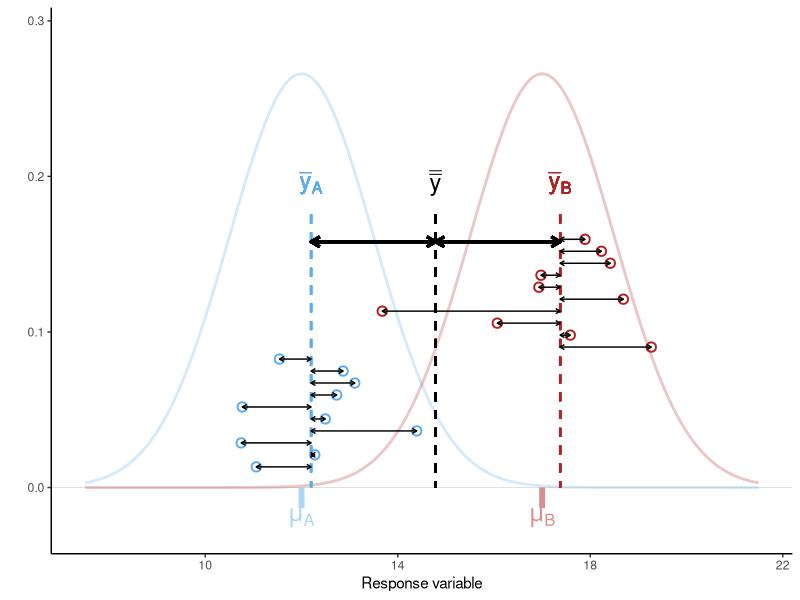
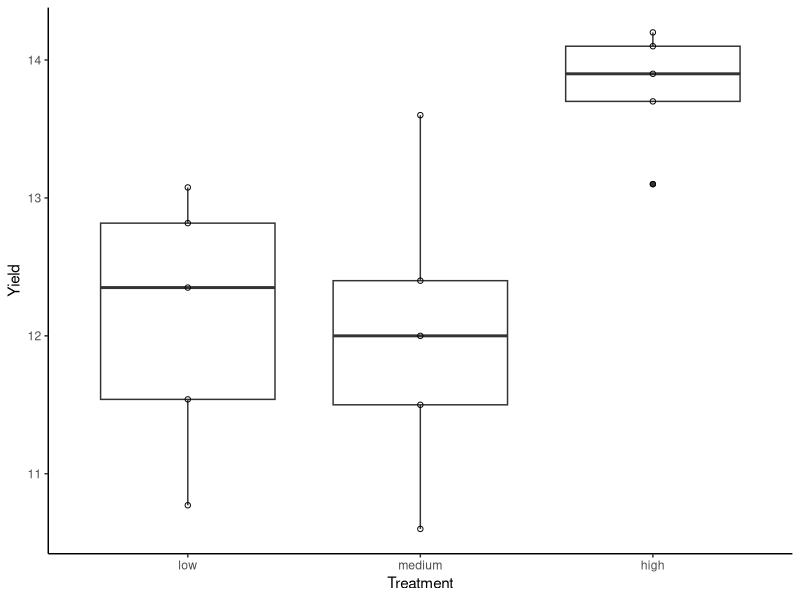
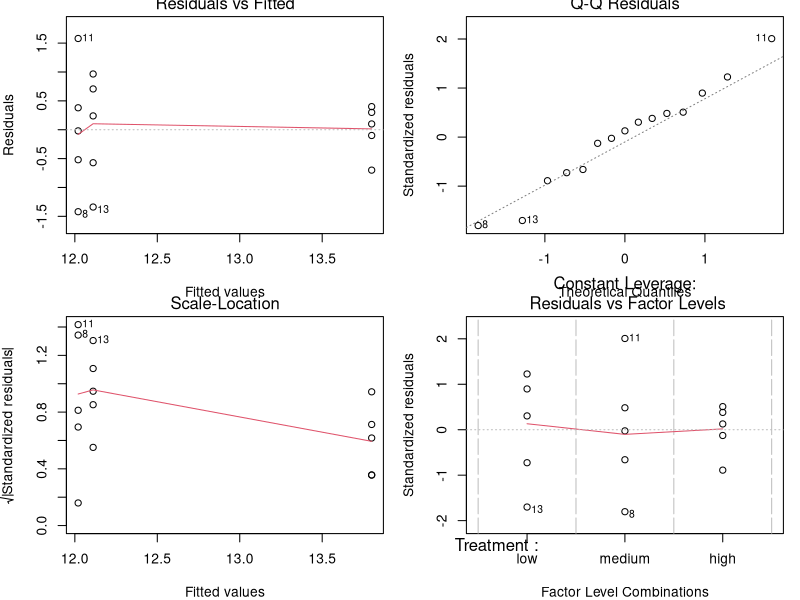
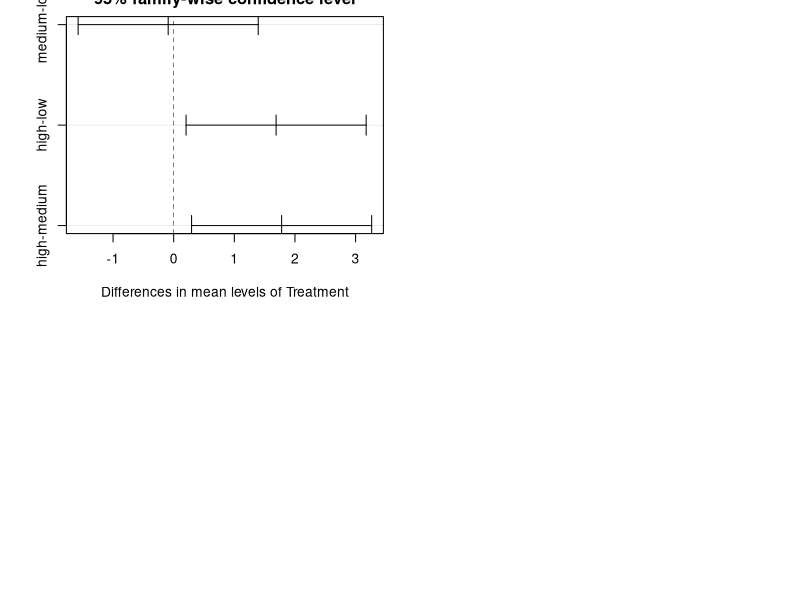
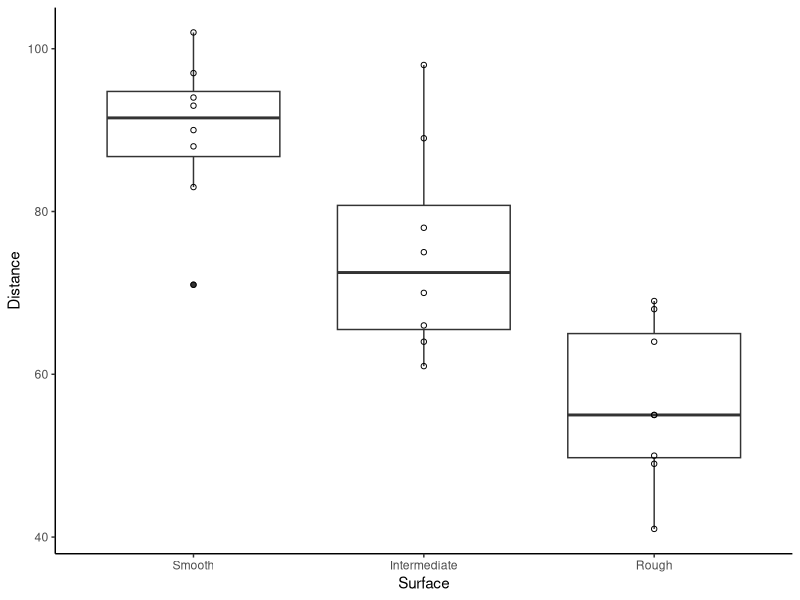
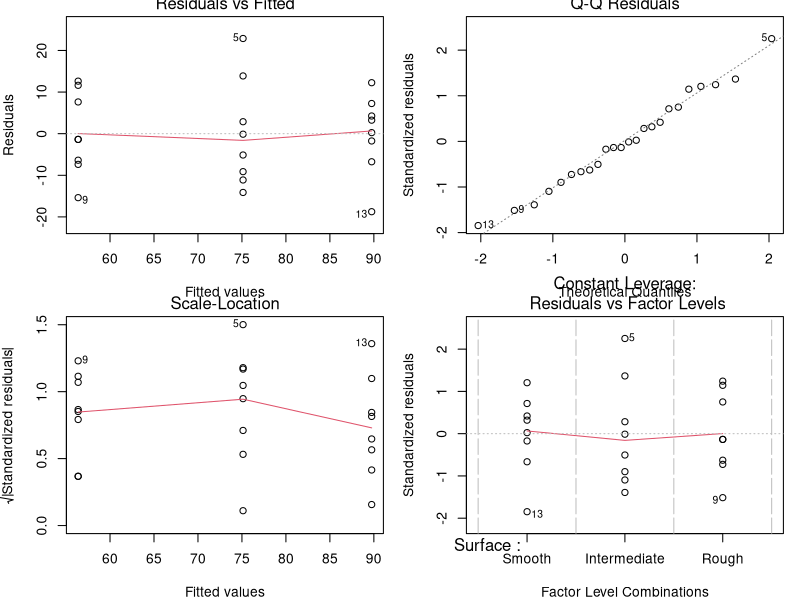
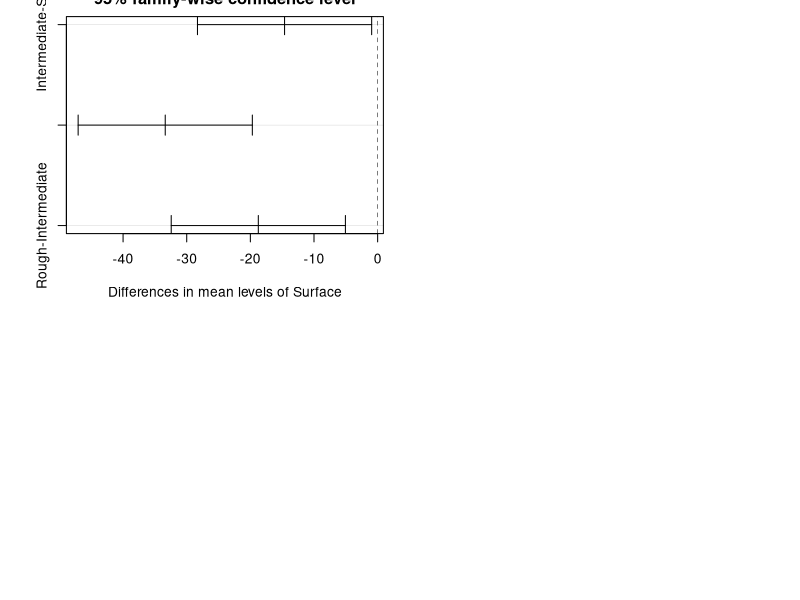
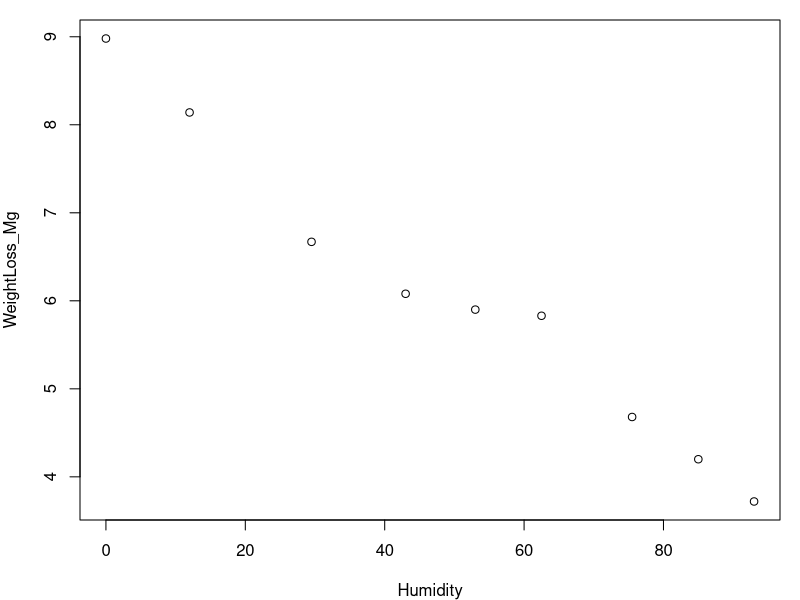

Recreate these plots in R, in order.
## ---- chunk 1
#| label: fig-ANOVA_overview
#| fig-cap: "Sources of variation (within group vs. among groups) as quantified by ANOVA. Points are observations, dashed vertical lines give sample means for A (blue), B (red), and overall (black). Thick arrows show differences between group means and the overall mean, and thin arrows show differences between observations and group means. The population means (mu[A], mu[B]) and the effect size (mu[B] - mu[A]) are unknown and must be inferred from the sample with confidence intervals."
#| fig-width: 7
#| fig-height: 5
#| message: false
#| warning: false
#| code-fold: true

library(tidyverse)
theme_set(theme_classic())
# simulate two populations A and B
sigma <- 1.5
mu_df <- data.frame(Group=c("A", "B"),
                    Lab=c("mu[A]", "mu[B]"),
                    mu=c(12, 17)) |>
  mutate(density=dnorm(mu, mu, sigma))

pop_df <- data.frame(value=seq(min(mu_df$mu) - 3*sigma, 
                               max(mu_df$mu) + 3*sigma, 
                               length.out=1e3)) |>
  mutate(A=dnorm(value, mu_df$mu[1], sigma),
         B=dnorm(value, mu_df$mu[2], sigma)) |>
  pivot_longer(2:3, names_to="Group", values_to="density")
x_lim <- xlim(min(pop_df$value), max(pop_df$value))
y_lim <- ylim(-max(pop_df$density)*0.1, max(pop_df$density)*1.1)

# simulate sampling
N <- 10
set.seed(1)
samp_df <- data.frame(Group=rep(c("A", "B"), each=N),
                      y=c(rnorm(N, mu_df$mu[1], sigma),
                          rnorm(N, mu_df$mu[2], sigma))) |>
  mutate(ypos=seq(max(mu_df$density)*0.05, max(mu_df$density)*0.6, length.out=n())) |>
  group_by(Group) |>
  mutate(y_bar=mean(y),
         y_bar_pos=mean(ypos)) |>
  ungroup() |>
  mutate(y_bar_lab=max(ypos)*1.1,
         y_bar_bar=mean(y),
         Lab=paste0("bar(y)[", Group, "]"))

# plot
ggplot(samp_df, aes(y, colour=Group)) + 
  # population in background
  geom_hline(yintercept=0, linewidth=0.2, colour="grey80") +
  geom_line(data=pop_df, aes(value, density), linewidth=1, alpha=0.25) + 
  geom_text(data=mu_df, 
            aes(x=mu, y=-density*0.05, label=Lab), 
            vjust=1, parse=T, size=6, alpha=0.5) +
  geom_segment(data=mu_df, 
               aes(x=mu, xend=mu, y=-density*0.05, yend=0), 
               linewidth=2, linetype=1, alpha=0.5) +
  # observations
  geom_point(aes(y, ypos), size=2.5, shape=1, stroke=1) +
  # group means
  geom_segment(aes(x=y_bar, xend=y_bar, yend=0, y=y_bar_lab), linewidth=0.75, linetype=2) +
  geom_text(aes(x=y_bar, y=y_bar_lab, label=Lab), nudge_y=0.02, parse=T, size=6) +
  # grand mean
  geom_segment(aes(x=y_bar_bar, xend=y_bar_bar, yend=0, y=y_bar_lab), colour="black",
               linewidth=0.75, linetype=2) +
  annotate("text", x=samp_df$y_bar_bar[1], y=samp_df$y_bar_lab[1]+0.02, label="bar(bar(y))", 
           parse=T, size=6, colour="black") +
  # within-group variation
  geom_segment(aes(x=y_bar, xend=y, y=ypos, yend=ypos), 
               arrow=arrow(ends="both", length=unit(0.05, "inches")), colour="black") +
  # among-group variation
  geom_segment(aes(x=y_bar, xend=y_bar_bar, y=y_bar_lab*0.9, yend=y_bar_lab*0.9), 
               arrow=arrow(ends="both", length=unit(0.1, "inches")), 
               colour="black", linewidth=1) +
  scale_colour_manual(values=c("steelblue2", "firebrick"), guide="none") +
  x_lim + y_lim + 
  labs(x="Response variable", y="")
## ---- chunk 2
#| message: false
#| warning: false

library(tidyverse)
library(readxl)
library(emmeans)
## ---- chunk 3
algae_wide_df <- read_excel("data/H2DS_practicalData.xlsx", sheet = "Microalgae")
## ---- chunk 4
head(algae_wide_df, 2)
algae_df <- algae_wide_df |>
  pivot_longer(everything(), names_to = "Treatment", values_to = "Yield")
glimpse(algae_df)
## ---- chunk 5
#| label: fig-algae_boxplot
#| fig-cap: "Boxplot of algal yield at different light levels."
#| fig-width: 5.5
#| fig-height: 5
#| code-fold: true
algae_df$Treatment <- factor(algae_df$Treatment, 
                             levels=c("low", "medium", "high"))
glimpse(algae_df)
ggplot(algae_df, aes(Treatment, Yield)) + 
  geom_boxplot() +
  geom_point(shape=1)
## ---- chunk 6
algae_aov <- aov(Yield ~ Treatment, data = algae_df) # ?aov
## ---- chunk 7
#| label: fig-algae_aov
#| fig-cap: "Residual plots from one-way ANOVA."
#| fig-width: 5.5
#| fig-height: 5

par(mfrow = c(2, 2), mar=c(4,4,1,1)) 
plot(algae_aov) 
## ---- chunk 8
# anova(algae_aov) # outputs an anova-type table, but unnecessary with aov()
summary(algae_aov)
## ---- chunk 9
#| label: fig-algae_aov_Tukey
#| fig-cap: "Tukey HSD plot from a one-way ANOVA."
#| fig-width: 8
#| fig-height: 5

# HSD stands for 'honestly significant difference'
algae_grp_diffs <- TukeyHSD(x = algae_aov, conf.level = 0.95) 
algae_grp_diffs
plot(algae_grp_diffs)
## ---- chunk 10
algae_emm <- emmeans(algae_aov, specs="Treatment", level=0.89)
algae_emm
## ---- chunk 11
#| label: fig-limpetBoxplot
#| fig-cap: "Boxplot of limpet travel distances by surface."
#| fig-width: 8
#| fig-height: 5
#| code-fold: true

limpet_wide_df <- read_excel("data/H2DS_practicalData.xlsx", sheet = "LimpetDist")
limpet_df <- limpet_wide_df |>
  pivot_longer(everything(), names_to="Surface", values_to="Distance") |>
  mutate(Surface=factor(Surface, levels=c("Smooth", "Intermediate", "Rough")))
glimpse(limpet_df)
ggplot(limpet_df, aes(Surface, Distance)) + 
  geom_boxplot() +
  geom_point(shape=1)
## ---- chunk 12
#| code-fold: true

limpet_aov <- aov(Distance ~ Surface, data=limpet_df)
## ---- chunk 13
#| label: fig-limpet_aov
#| fig-cap: "Residual plots from the limpet one-way ANOVA."
#| fig-width: 5.5
#| fig-height: 5
#| code-fold: true

par(mfrow = c(2, 2), mar=c(4,4,1,1)) 
plot(limpet_aov) 
## ---- chunk 14
#| code-fold: true

summary(limpet_aov)
## ---- chunk 15
#| label: fig-limpet_aov_Tukey
#| fig-cap: "Tukey HSD plot from a one-way ANOVA."
#| fig-width: 8
#| fig-height: 5
#| code-fold: true

emmeans(limpet_aov, specs="Surface")

limpet_grp_diffs <- TukeyHSD(x = limpet_aov) 
limpet_grp_diffs
plot(limpet_grp_diffs)
## ---- chunk 16
#| label: fig-beetle_scatter
#| fig-cap: "Beetle weight loss as a function of relative humidity."
#| fig-width: 4
#| fig-height: 4

beetle_df <- read_excel("data/H2DS_practicalData.xlsx", sheet = "Beetles")
# inspect the dataframe, then make a scatter plot
par(mfrow=c(1,1))
plot(WeightLoss_Mg ~ Humidity, data = beetle_df) 
## ---- chunk 17
# weight loss is modelled as (~) a function of humidity
beetle_lm <- lm(WeightLoss_Mg ~ Humidity, data = beetle_df) 
# beetle_lm
# str(beetle_lm) # lm outputs are complex structures
## ---- chunk 18
#| label: fig-beetle_diag
#| fig-cap: "Regression diagnostics"
#| fig-width: 5
#| fig-height: 5

par(mfrow = c(2, 2), mar=c(4,4,1,1)) # set up 4 in 1 plot.
plot(beetle_lm) # plot the regression residuals.
## ---- chunk 19
summary(beetle_lm)
## ---- chunk 20
confint(beetle_lm)
## ---- chunk 21
#| label: fig-beetle_regline
#| fig-cap: "Regression line (solid) with upper and lower 95\\% confidence intervals on the regression line (dashed)."
#| fig-width: 4
#| fig-height: 4

beetle_pred_line <- predict(beetle_lm, interval = "confidence", level = 0.95)

par(mfrow=c(1,1))
plot(WeightLoss_Mg ~ Humidity, data = beetle_df, ylim=c(3, 10),
     xlab = "Relative humidity (%)", ylab = "Weight loss (mg)") 
lines(beetle_df$Humidity, beetle_pred_line[, "fit"])
lines(beetle_df$Humidity, beetle_pred_line[, "lwr"], lty = 2)
lines(beetle_df$Humidity, beetle_pred_line[, "upr"], lty = 2)
## ---- chunk 22
# predict() needs a data.frame with the same predictors used in beetle_lm
predict(beetle_lm, 
        newdata = data.frame(Humidity = 50), 
        interval = "predict", 
        level = 0.95)
# or more fully:
predict(beetle_lm, 
        newdata = data.frame(Humidity = seq(0, 100, by=25)), 
        interval = "predict", 
        level = 0.95)
## ---- chunk 23
#| label: fig-beetle_regline_predInterval
#| fig-cap: "Regression line (solid) with upper and lower 95\\% confidence intervals on the regression line (dashed) and 95% prediction intervals (dotted)."
#| fig-width: 4
#| fig-height: 4

new_humidity_df <- data.frame(Humidity = 0:100)
beetle_pred_line <- predict(beetle_lm, 
                            newdata = new_humidity_df,
                            interval = "confidence", 
                            level = 0.95)
beetle_pred_obs <- predict(beetle_lm,
                           newdata = new_humidity_df, 
                           interval = "prediction", 
                           level = 0.95)

par(mfrow=c(1,1))
plot(WeightLoss_Mg ~ Humidity, data = beetle_df, ylim=c(3, 10),
     xlab = "Relative humidity (%)", ylab = "Weight loss (mg)") 
lines(new_humidity_df$Humidity, beetle_pred_line[, "fit"])
lines(new_humidity_df$Humidity, beetle_pred_line[, "lwr"], lty = 2)
lines(new_humidity_df$Humidity, beetle_pred_line[, "upr"], lty = 2)
lines(new_humidity_df$Humidity, beetle_pred_obs[, "lwr"], lty = 3)
lines(new_humidity_df$Humidity, beetle_pred_obs[, "upr"], lty = 3)
## ---- chunk 24
#| label: fig-phosphatePoints
#| fig-cap: "Phosphate calibration data."
#| fig-width: 5
#| fig-height: 5
#| code-fold: true

phosphate_df <- read_xlsx("data/H2DS_practicalData.xlsx", "PhosphateCalibration")
phosphate_df
plot(Absorbance ~ Concentration, data = phosphate_df)
## ---- chunk 25
#| code-fold: true

phos.mod <- lm(Absorbance ~ Concentration, data = phosphate_df)
## ---- chunk 26
#| label: fig-phosphateDiagnostics
#| fig-cap: "Phosphate calibration regression diagnostics."
#| fig-width: 5
#| fig-height: 5
#| code-fold: true

par(mfrow=c(2,2), mar=c(4,4,1,1))
plot(phos.mod)
## ---- chunk 27
#| code-fold: true

summary(phos.mod)
## ---- chunk 28
#| label: fig-phosphateScatter
#| fig-cap: "Phosphate calibration scatter plot with best fit line and 92% confidence intervals."
#| fig-width: 4
#| fig-height: 4
#| code-fold: true

newPhosphate <- tibble(Concentration=seq(min(phosphate_df$Concentration),
                                         max(phosphate_df$Concentration),
                                         length.out=100))
phos_pred_line <- predict(phos.mod, 
                          newdata = newPhosphate,
                          interval = "confidence", 
                          level = 0.92)

plot(Absorbance ~ Concentration, data = phosphate_df)
lines(newPhosphate$Concentration, phos_pred_line[, "fit"])
lines(newPhosphate$Concentration, phos_pred_line[, "lwr"], lty = 2)
lines(newPhosphate$Concentration, phos_pred_line[, "upr"], lty = 2)
## ---- chunk 29
#| echo: false

predict(phos.mod, newdata=data.frame(Concentration = 0.75), interval = "predict")
